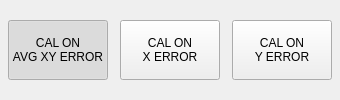
              <widget class="QWidget" name="widget_cal_error" native="true">
               <property name="sizePolicy">
                <sizepolicy hsizetype="Fixed" vsizetype="Fixed">
                 <horstretch>0</horstretch>
                 <verstretch>0</verstretch>
                </sizepolicy>
               </property>
               <property name="minimumSize">
                <size>
                 <width>340</width>
                 <height>0</height>
                </size>
               </property>
               <property name="maximumSize">
                <size>
                 <width>340</width>
                 <height>16777215</height>
                </size>
               </property>
               <layout class="QHBoxLayout" name="horizontalLayout_56">
                <property name="spacing">
                 <number>4</number>
                </property>
                <property name="leftMargin">
                 <number>0</number>
                </property>
                <property name="topMargin">
                 <number>0</number>
                </property>
                <property name="rightMargin">
                 <number>0</number>
                </property>
                <property name="bottomMargin">
                 <number>0</number>
                </property>
                <item>
                 <widget class="QPushButton" name="cal_avg_error">
                  <property name="sizePolicy">
                   <sizepolicy hsizetype="Fixed" vsizetype="Fixed">
                    <horstretch>0</horstretch>
                    <verstretch>0</verstretch>
                   </sizepolicy>
                  </property>
                  <property name="minimumSize">
                   <size>
                    <width>100</width>
                    <height>60</height>
                   </size>
                  </property>
                  <property name="maximumSize">
                   <size>
                    <width>100</width>
                    <height>60</height>
                   </size>
                  </property>
                  <property name="styleSheet">
                   <string notr="true"/>
                  </property>
                  <property name="text">
                   <string>CAL ON
AVG XY ERROR</string>
                  </property>
                  <property name="checkable">
                   <bool>true</bool>
                  </property>
                  <property name="checked">
                   <bool>true</bool>
                  </property>
                  <property name="autoExclusive">
                   <bool>true</bool>
                  </property>
                  <property name="checkedAction" stdset="0">
                   <string>0</string>
                  </property>
                 </widget>
                </item>
                <item>
                 <widget class="QPushButton" name="cal_x_error">
                  <property name="sizePolicy">
                   <sizepolicy hsizetype="Fixed" vsizetype="Fixed">
                    <horstretch>0</horstretch>
                    <verstretch>0</verstretch>
                   </sizepolicy>
                  </property>
                  <property name="minimumSize">
                   <size>
                    <width>100</width>
                    <height>60</height>
                   </size>
                  </property>
                  <property name="maximumSize">
                   <size>
                    <width>100</width>
                    <height>60</height>
                   </size>
                  </property>
                  <property name="baseSize">
                   <size>
                    <width>0</width>
                    <height>0</height>
                   </size>
                  </property>
                  <property name="text">
                   <string>CAL ON
X ERROR</string>
                  </property>
                  <property name="checkable">
                   <bool>true</bool>
                  </property>
                  <property name="checked">
                   <bool>false</bool>
                  </property>
                  <property name="autoExclusive">
                   <bool>true</bool>
                  </property>
                  <property name="checkedAction" stdset="0">
                   <string>1</string>
                  </property>
                 </widget>
                </item>
                <item>
                 <widget class="QPushButton" name="cal_y_error">
                  <property name="sizePolicy">
                   <sizepolicy hsizetype="Fixed" vsizetype="Fixed">
                    <horstretch>0</horstretch>
                    <verstretch>0</verstretch>
                   </sizepolicy>
                  </property>
                  <property name="minimumSize">
                   <size>
                    <width>100</width>
                    <height>60</height>
                   </size>
                  </property>
                  <property name="maximumSize">
                   <size>
                    <width>100</width>
                    <height>60</height>
                   </size>
                  </property>
                  <property name="baseSize">
                   <size>
                    <width>0</width>
                    <height>0</height>
                   </size>
                  </property>
                  <property name="styleSheet">
                   <string notr="true"/>
                  </property>
                  <property name="text">
                   <string>CAL ON
Y ERROR</string>
                  </property>
                  <property name="checkable">
                   <bool>true</bool>
                  </property>
                  <property name="autoExclusive">
                   <bool>true</bool>
                  </property>
                  <property name="checkedAction" stdset="0">
                   <string>2</string>
                  </property>
                 </widget>
                </item>
               </layout>
              </widget>
